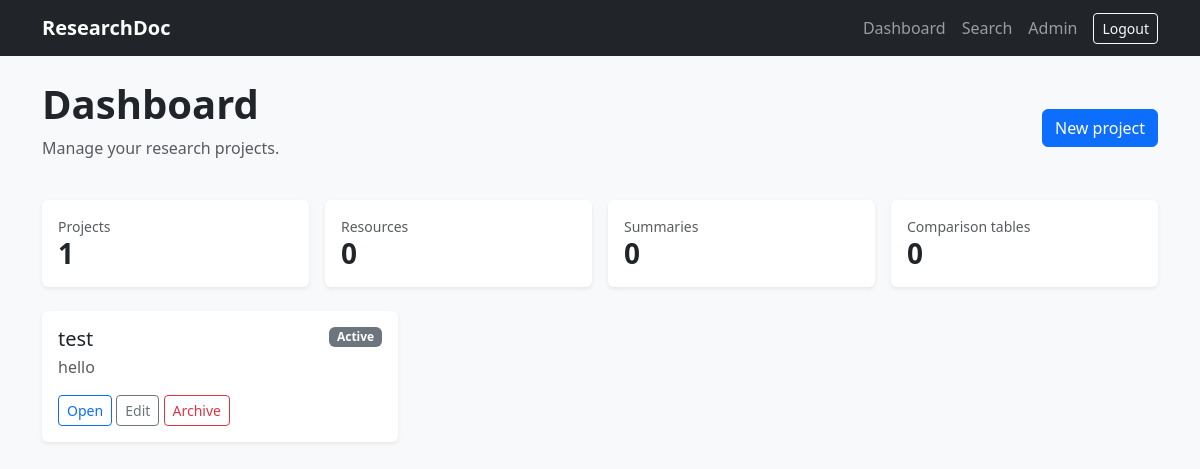
The page /dashboard/ (signed in) on the database its author committed.
### research/models.py (models this page shows, shortened)
class ResearchProject(models.Model):
    STATUS_CHOICES = [
        ("active", "Active"),
        ("on_hold", "On hold"),
        ("completed", "Completed"),
    ]
    owner = models.ForeignKey(settings.AUTH_USER_MODEL, on_delete=models.CASCADE)
    title = models.CharField(max_length=200)
    description = models.TextField(blank=True)
    status = models.CharField(max_length=20, choices=STATUS_CHOICES, default="active")
    is_archived = models.BooleanField(default=False)
    created_at = models.DateTimeField(auto_now_add=True)
    updated_at = models.DateTimeField(auto_now=True)

### research/views.py (the view)
# urls.py: path("dashboard/", views.dashboard, name="dashboard"),
@login_required
def dashboard(request):
    projects = ResearchProject.objects.filter(owner=request.user, is_archived=False).order_by("-updated_at")
    stats = {
        "projects": projects.count(),
        "resources": Resource.objects.filter(project__owner=request.user, is_archived=False).count(),
        "summaries": ResearchSummary.objects.filter(project__owner=request.user, is_archived=False).count(),
        "tables": ComparisonTable.objects.filter(project__owner=request.user, is_archived=False).count(),
    }
    return render(request, "research/dashboard.html", {"projects": projects, "stats": stats})

### research/templates/research/dashboard.html (shortened to what this page needs)
{% extends "research/base.html" %}
{% block content %}
<div class="d-flex justify-content-between align-items-center mb-4">
  <div>
    <h1 class="fw-bold">Dashboard</h1>
    <p class="text-muted">Manage your research projects.</p>
  </div>
  <a href="{% url 'project_create' %}" class="btn btn-primary">New project</a>
</div>
<div class="row g-3 mb-4">
  <div class="col-6 col-lg-3">
    <div class="card shadow-sm border-0">
      <div class="card-body">
        <div class="text-muted small">Projects</div>
        <div class="h3 fw-bold mb-0">{{ stats.projects }}</div>
      </div>
    </div>
  </div>
  <div class="col-6 col-lg-3">
    <div class="card shadow-sm border-0">
      <div class="card-body">
        <div class="text-muted small">Resources</div>
        <div class="h3 fw-bold mb-0">{{ stats.resources }}</div>
      </div>
    </div>
  </div>
  <div class="col-6 col-lg-3">
    <div class="card shadow-sm border-0">
      <div class="card-body">
        <div class="text-muted small">Summaries</div>
        <div class="h3 fw-bold mb-0">{{ stats.summaries }}</div>
      </div>
    </div>
  </div>
  <div class="col-6 col-lg-3">
    <div class="card shadow-sm border-0">
      <div class="card-body">
        <div class="text-muted small">Comparison tables</div>
        <div class="h3 fw-bold mb-0">{{ stats.tables }}</div>
      </div>
    </div>
  </div>
</div>
<div class="row">
  {% for project in projects %}
    <div class="col-md-4 mb-3">
      <div class="card h-100 shadow-sm border-0">
        <div class="card-body">
          <div class="d-flex justify-content-between align-items-start gap-2">
            <h5 class="mb-1">{{ project.title }}</h5>
            <span class="badge text-bg-secondary">{{ project.get_status_display }}</span>
          </div>
          <p class="text-muted">{{ project.description|truncatewords:20 }}</p>
          <a href="{% url 'project_detail' project.pk %}" class="btn btn-sm btn-outline-primary">Open</a>
          <a href="{% url 'project_edit' project.pk %}" class="btn btn-sm btn-outline-secondary">Edit</a>
          <a href="{% url 'project_archive' project.pk %}" class="btn btn-sm btn-outline-danger">Archive</a>
        </div>
      </div>
    </div>
  {% endfor %}
</div>
{% endblock %}

### rows shown on the page
ResearchProject: title "test", status "Active", description "hello"

### other values the page prints
{{ stats.projects }} "1"
{{ stats.resources }} "0"
{{ stats.summaries }} "0"
{{ stats.tables }} "0"
